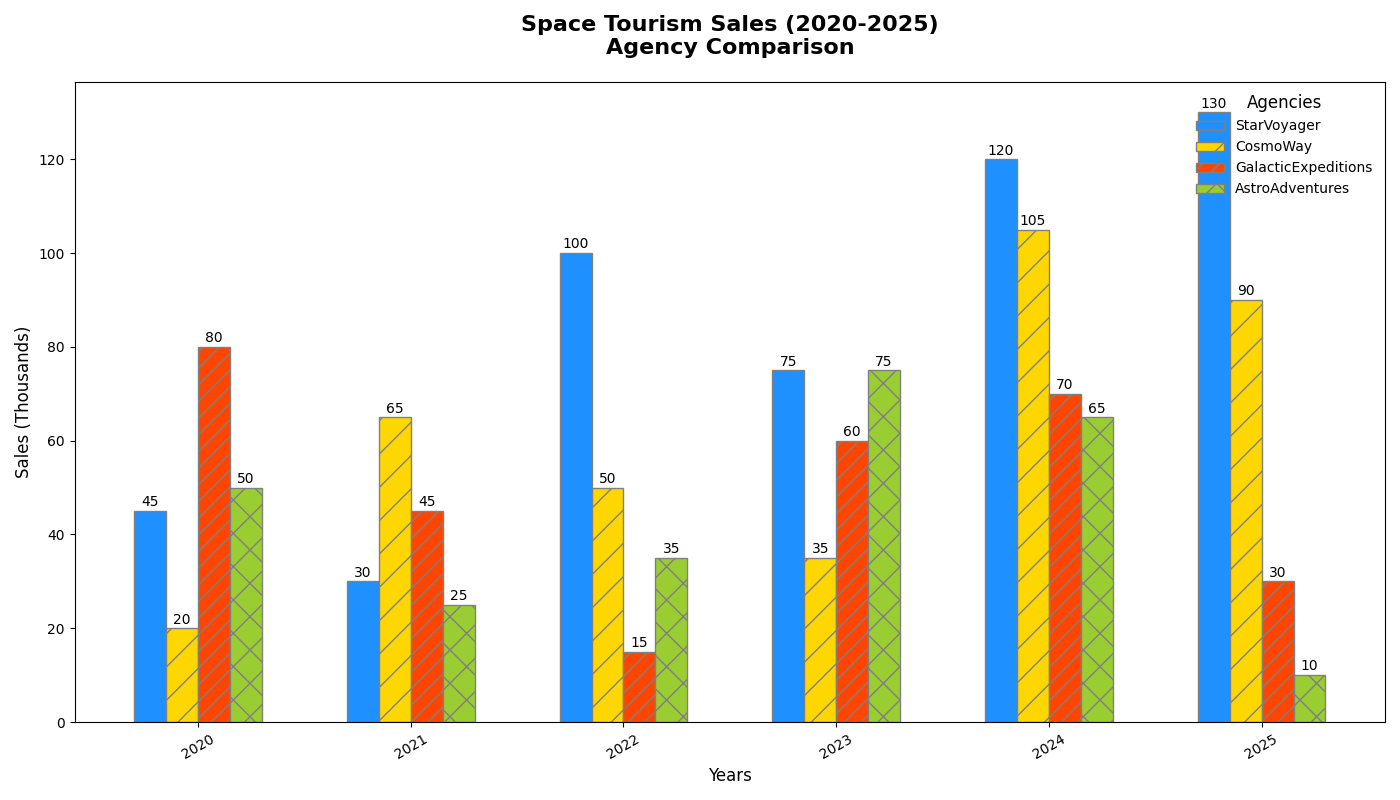

Source code (Python):
import matplotlib.pyplot as plt
import numpy as np

years = ['2020', '2021', '2022', '2023', '2024', '2025']
agencies = ['StarVoyager', 'CosmoWay', 'GalacticExpeditions', 'AstroAdventures']
ticket_sales = [
    [45, 30, 100, 75, 120, 130],  # StarVoyager (shuffled)
    [20, 65, 50, 35, 105, 90],    # CosmoWay (shuffled)
    [80, 45, 15, 60, 70, 30],     # GalacticExpeditions (shuffled)
    [50, 25, 35, 75, 65, 10]      # AstroAdventures (shuffled)
]

fig, ax = plt.subplots(figsize=(14, 8))

bar_width = 0.15
x_pos = np.arange(len(years))

# New colors for each agency
colors = ['#1E90FF', '#FFD700', '#FF4500', '#9ACD32']

bars = []
for i, agency_sales in enumerate(ticket_sales):
    marker_shape = ['o', 's', '^', 'D'][i]
    hatch_style = ['', '/', '//', 'x'][i]
    bars.append(ax.bar(x_pos + i * bar_width, agency_sales, width=bar_width, color=colors[i], edgecolor='gray', label=agencies[i], hatch=hatch_style))

ax.set_title('Space Tourism Sales (2020-2025)\nAgency Comparison', fontsize=16, fontweight='bold', pad=20)
ax.set_xlabel('Years', fontsize=12)
ax.set_ylabel('Sales (Thousands)', fontsize=12)
ax.set_xticks(x_pos + bar_width * 1.5)
ax.set_xticklabels(years, rotation=30)

for bar_group in bars:
    for bar in bar_group:
        height = bar.get_height()
        ax.text(bar.get_x() + bar.get_width() / 2, height + 1, f'{height}', ha='center', fontsize=10)

ax.legend(title='Agencies', loc='upper right', frameon=False, fontsize=10, title_fontsize='12')

ax.grid(False)

plt.tight_layout()

plt.show()
